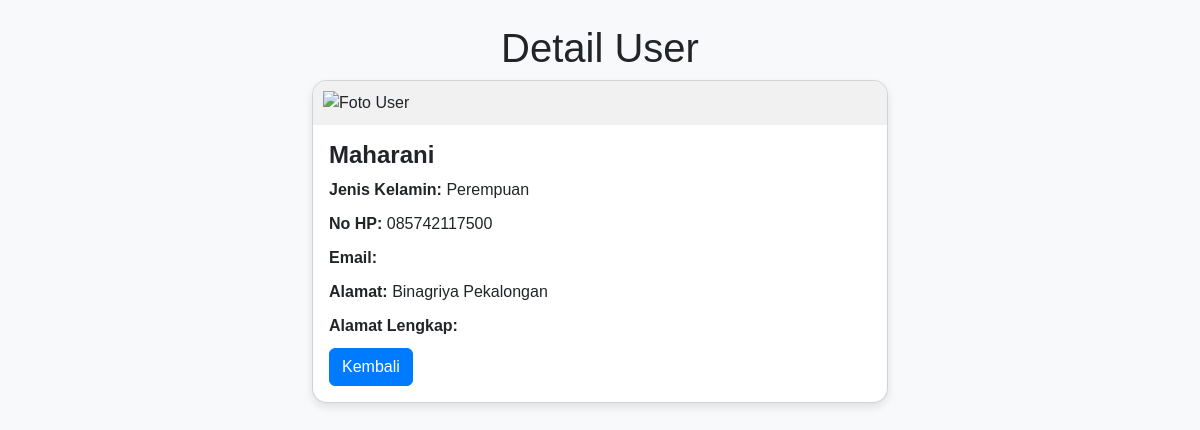
Screenshot of /detail.php?id=2 with the database file from the repository.
### tables this page shows
CREATE TABLE `tb_users` (
  `id` int(10) NOT NULL,
  `nama` varchar(255) NOT NULL,
  `alamat` varchar(255) NOT NULL,
  `nohp` char(13) NOT NULL,
  `foto` blob NOT NULL,
  `jenis_kelamin` enum('Perempuan','Laki-laki') NOT NULL,
  `email` varchar(50) NOT NULL,
  `alamat_lngkp` varchar(255) NOT NULL
);

### detail.php (the view, shortened to what this page needs)
<?php
$servername = "localhost";
$username = "root";
$password = "";
$dbname = "db_php";
$conn = new mysqli($servername, $username, $password, $dbname);
if (isset($_GET['id'])) {
    $id = $_GET['id'];
    $stmt = $conn->prepare("SELECT * FROM tb_users WHERE id = ?");
    $stmt->bind_param("i", $id);
    $stmt->execute();
    $result = $stmt->get_result();
    if ($result->num_rows > 0) {
        $row = $result->fetch_assoc();
    } else {
        echo "Data tidak ditemukan.";
        exit;
    }
} else {
    echo "ID tidak ditemukan.";
    exit;
}
?>
<!doctype html>
<html lang="en">
<head>
    <link href="https://cdn.jsdelivr.net/npm/bootstrap@5.3.3/dist/css/bootstrap.min.css" rel="stylesheet">
</head>
<body>
<div class="container mt-4">
    <h1 class="text-center">Detail User</h1>
    <div class="card">
        <img src="detail.php?id=<?php echo $row['id']; ?>&show_image=1" class="card-img-top" alt="Foto User">
        <div class="card-body">
            <h5 class="card-title"><?php echo $row['nama']; ?></h5>
            <p class="card-text"><strong>Jenis Kelamin:</strong> <?php echo $row['jenis_kelamin']; ?></p>
            <p class="card-text"><strong>No HP:</strong> <?php echo $row['nohp']; ?></p>
            <p class="card-text"><strong>Email:</strong> <?php echo $row['email']; ?></p>
            <p class="card-text"><strong>Alamat:</strong> <?php echo $row['alamat']; ?></p>
            <p class="card-text"><strong>Alamat Lengkap:</strong> <?php echo $row['alamat_lngkp']; ?></p>
            <a href="index.php" class="btn btn-primary">Kembali</a>
        </div>
    </div>
</div>
</body>
</html>

### detail.php (style rules this page uses)
body { background-color: #f8f9fa; font-family: Arial, sans-serif; }
.container { max-width: 600px; margin-top: 40px; }
.card { border-radius: 15px; overflow: hidden; box-shadow: 0 4px 8px rgba(0, 0, 0, 0.1); }
.card-img-top { width: 100%; height: auto; max-height: 350px; object-fit: contain; background-color: #f1f1f1; padding: 10px; }
.card-title { font-size: 1.5rem; font-weight: bold; }
.card-text { margin-bottom: 10px; }
.btn-primary { background-color: #007bff; border-color: #007bff; }

### rows the page displays
tb_users: nama "Maharani", jenis_kelamin "Perempuan", nohp "085742117500", alamat "Binagriya Pekalongan"
